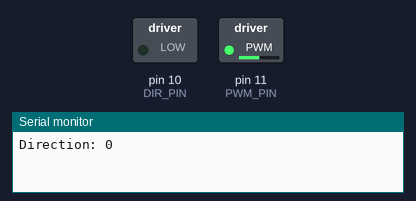
A sketch run on a simulated Arduino Uno, built with avr-gcc and run on an emulated ATmega328P. On the bench: switched loads named in the sketch (green lamp = pin HIGH), the last lines printed to the serial monitor.

Above: at 0.05 s.
At 9.95 s:
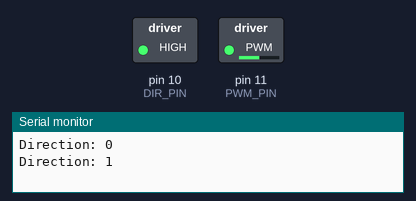
Timing chart, 0 to 11.5 s (numbered marks = the images above):
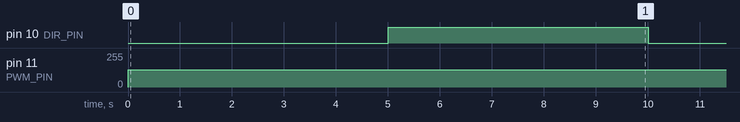

The sketch:

motor_direction_test.ino
```cpp
// Test which direction the motor spins based on GPIO High or Low

/*
Results:

High ==> CW
LOW ==> CCW

*/

//Initializing Pin
const int PWM_PIN = 11;
const int DIR_PIN = 10;
bool flag = HIGH;

void setup() {
  Serial.begin(9600);
  pinMode(PWM_PIN, OUTPUT);
  pinMode(DIR_PIN, OUTPUT); //direction control PIN 10 with direction wire

}

void loop() {

  // Alternate direction
  flag = flag ^ HIGH;
  digitalWrite(DIR_PIN, flag);
  Serial.print("Direction: ");
  Serial.println(flag);

  // Spin at medium speed
  analogWrite(PWM_PIN, 128);

  delay(5000);

}
```

Measured:
- by itself, pin 10 (DIR_PIN): alternates HIGH for 5.0 s and LOW for 5.0 s
- by itself, pin 11 (PWM_PIN): 0/255 → 128/255 at 0.00 s
